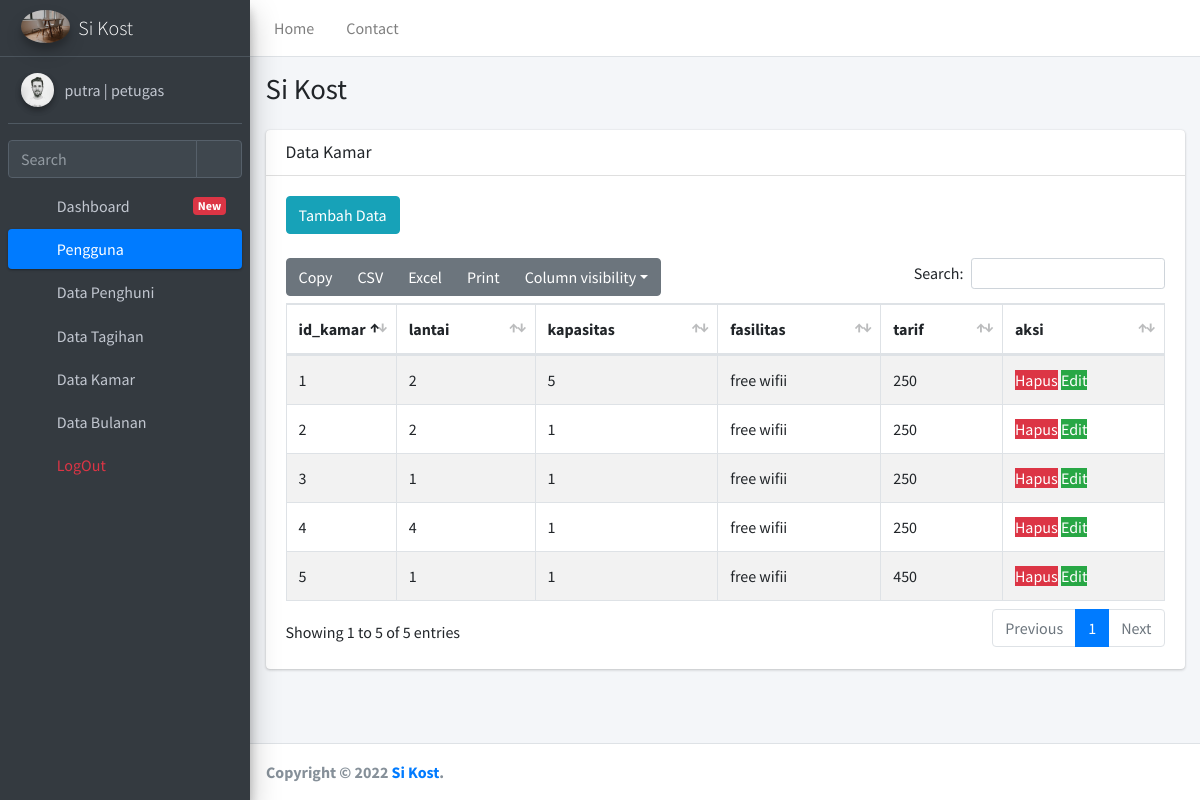
Screenshot of /app/index.php?page=data-kamar (signed in) with the database file from the repository.
### tables this page shows
CREATE TABLE `tb_kamar` (
  `id_kamar` int(6) NOT NULL,
  `lantai` varchar(5) NOT NULL,
  `kapasitas` varchar(3) NOT NULL,
  `fasilitas` text NOT NULL,
  `tarif` int(11) NOT NULL
);

### app/data_kamar.php (the view, shortened to what this page needs)
<section class="content">
  <div class="container-fluid">
    <div class="row">
      <div class="col-12">
        <div class="card">
          <div class="card-header">
            <h3 class="card-title">Data Kamar</h3>
          </div>
          <div class="card-body">
          <button type="button" class="btn btn-info" data-toggle="modal" data-target="#modal-lg">
              Tambah Data
            </button>
            <br></br>
            <table id="example1" class="table table-bordered table-striped">
              <thead>
              <tr>
                <th>id_kamar</th>
                <th>lantai</th>
                <th>kapasitas</th>
                <th>fasilitas</th>
                <th>tarif</th>
                <th>aksi</th>
              </tr>
              </thead>
              <tbody>
                <?php
                $query = mysqli_query($koneksi,"SELECT * FROM tb_kamar");
                while($kamar = mysqli_fetch_array($query)){
                ?>
              <tr>
                <td width='5%'><?php echo $kamar['id_kamar'];?></td>
                <td><?php echo $kamar['lantai'];?></td>
                <td><?php echo $kamar['kapasitas'];?></td>
                <td><?php echo $kamar['fasilitas'];?></td>
                <td><?php echo $kamar['tarif'];?></td>
                <td>
                  <a onclick="hapus_data2(<?php echo $kamar['id_kamar'];?>)" class="btn-btn-sm btn-danger">Hapus</a>
                  <a href="index.php?page=edit-data2&& id_kamar=<?php echo $kamar['id_kamar'];?>" class="btn-btn-sm btn-success">Edit</a>
                </td>
              </tr>
              <?php }?>
              </tbody>
            </table>
          </div>
        </div>
      </div>
    </div>
  </div>
</section>

### app/index.php (shortened to what this page needs)
<!DOCTYPE html>
<html lang="en">
<?php
include('header.php');?>
<?php include('../conf/config.php');?>
<body class="hold-transition sidebar-mini layout-fixed">
    <div class="wrapper">
        <?php include ('navbar.php'); ?>
        <aside class="main-sidebar sidebar-dark-primary elevation-4">
            <?php include('logo.php'); ?>
            <?php include('sidebar.php');?>
        </aside>
        <div class="content-wrapper">
            <?php include('content_header.php'); ?>
            <?php
            if (isset($_GET['page'])){
                if ($_GET['page']=='dashboard'){
                    include ('dashbord.php');
                }
                else if ($_GET['page']=='data-penghuni'){
                    include ('data_penghuni.php');
                }
                else if ($_GET['page']=='edit-data'){
                    include ('edit/edit_data.php');
                }
                else if ($_GET['page']=='data-tagihan'){
                    include ('data_tagihan.php');
                }
                else if ($_GET['page']=='edit-data1'){
                    include ('edit/edit_data1.php');
                }
                else if ($_GET['page']=='data-kamar'){
                    include ('data_kamar.php');
                }
            }
            else{
                include ('dashboard.php');
            }
            ?>
        </div>
       <?php include('footer.php'); ?>
    </div>
</body>
</html>

### app/header.php (shortened to what this page needs)
<head>
    <link rel="stylesheet" href="plugins/fontawesome-free/css/all.min.css">
    <link rel="stylesheet" href="https://code.ionicframework.com/ionicons/2.0.1/css/ionicons.min.css">
    <link rel="stylesheet" href="plugins/tempusdominus-bootstrap-4/css/tempusdominus-bootstrap-4.min.css">
    <link rel="stylesheet" href="plugins/icheck-bootstrap/icheck-bootstrap.min.css">
    <link rel="stylesheet" href="plugins/jqvmap/jqvmap.min.css">
    <link rel="stylesheet" href="dist/css/adminlte.min.css">
    <link rel="stylesheet" href="plugins/overlayScrollbars/css/OverlayScrollbars.min.css">
    <link rel="stylesheet" href="plugins/daterangepicker/daterangepicker.css">
    <link rel="stylesheet" href="plugins/summernote/summernote-bs4.min.css">
    <link rel="stylesheet" href="plugins/datatables-bs4/css/dataTables.bootstrap4.min.css">
    <link rel="stylesheet" href="plugins/datatables-responsive/css/responsive.bootstrap4.min.css">
    <link rel="stylesheet" href="plugins/datatables-buttons/css/buttons.bootstrap4.min.css">
    <link rel="stylesheet" href="plugins/sweetalert2-theme-bootstrap-4/bootstrap-4.min.css" />
  </head>

### app/navbar.php
<nav class="main-header navbar navbar-expand navbar-white navbar-light">
            <ul class="navbar-nav">
                <li class="nav-item d-none d-sm-inline-block">
                    <a href="index.php" class="nav-link">Home</a>
                </li>
                <li class="nav-item d-none d-sm-inline-block">
                    <a href="#" class="nav-link">Contact</a>
                </li>
            </ul>
        </nav>

### app/logo.php
<a href="index.php" class="brand-link">
    <img src="dist/img/photo2.png" alt="AdminLTE Logo" class="brand-image img-circle elevation-3" style="opacity: 0.8" />
    <span class="brand-text font-weight-light">Si Kost</span>
</a>

### app/sidebar.php
<div class="sidebar">
                <div class="user-panel mt-3 pb-3 mb-3 d-flex">
                    <div class="image">
                        <img src="dist/img/user1-128x128.jpg" class="img-circle elevation-2" alt="User Image" />
                    </div>
                    <div class="info">
                        <a href="#" class="d-block"><?php echo $_SESSION['nama'].' | '.$_SESSION['level'];?></a>
                    </div>
                </div>
                <div class="form-inline">
                    <div class="input-group" data-widget="sidebar-search">
                        <input class="form-control form-control-sidebar" type="search" placeholder="Search" aria-label="Search" />
                        <div class="input-group-append">
                            <button class="btn btn-sidebar">
                  <i class="fas fa-search fa-fw"></i>
                </button>
                        </div>
                    </div>
                </div>
                <?php
                if($_SESSION['level']=='administrator'){
                    include('menu/administrator.php');
                }
                else{
                    include('menu/petugas.php');
                }
                ?>
            </div>

### app/menu/petugas.php
<nav class="mt-2">
                    <ul class="nav nav-pills nav-sidebar flex-column" data-widget="treeview" role="menu" data-accordion="false">
                        <li class="nav-item">
                            <a href="pages/widgets.html" class="nav-link">
                                <i class="nav-icon fas fa-th"></i>
                                <p>
                                    Dashboard
                                    <span class="right badge badge-danger">New</span>
                                </p>
                            </a>
                        </li>
                        <li class="nav-item menu-open">
                            <a href="#" class="nav-link active">
                                <i class="nav-icon fas fa-users"></i>
                                <p>
                                    Pengguna
                                    <i class="right fas fa-angle-left"></i>
                                </p>
                            </a>
                            <ul class="nav nav-treeview">
                                <li class="nav-item">
                                    <a href="index.php?page=data-penghuni" class="nav-link">
                                        <i class="far fa-circle nav-icon"></i>
                                        <p>Data Penghuni</p>
                                    </a>
                                </li>
                                <li class="nav-item">
                                    <a href="index.php?page=data-tagihan" class="nav-link">
                                        <i class="far fa-circle nav-icon"></i>
                                        <p>Data Tagihan</p>
                                    </a>
                                </li>
                                <li class="nav-item">
                                    <a href="index.php?page=data-kamar" class="nav-link">
                                        <i class="far fa-circle nav-icon"></i>
                                        <p>Data Kamar</p>
                                    </a>
                                </li>
                                <li class="nav-item">
                                    <a href="index.php?page=data-bulanan" class="nav-link">
                                        <i class="far fa-circle nav-icon"></i>
                                        <p>Data Bulanan</p>
                                    </a>
                                </li>
                            </ul>
                        </li>
                        <li class="nav-item">
                            <a href="logout.php" class="nav-link text-red">
                                <i class="nav-icon fas fa-power-off"></i>
                                <p>
                                    LogOut
                                </p>
                            </a>
                        </li>
                </nav>

### app/content_header.php
<div class="content-header">
                <div class="container-fluid">
                    <div class="row mb-2">
                        <div class="col-sm-6">
                            <h1 class="m-0">Si Kost</h1>
                        </div>
                    </div>
                </div>
            </div>

### app/footer.php (shortened to what this page needs)
<footer class="main-footer">
<strong>Copyright &copy; 2022 <a href="https://adminlte.io">Si Kost</a>.</strong>
</footer>

### rows the page displays
tb_kamar: id_kamar "1", lantai "2", kapasitas "5", fasilitas "free wifii", tarif "250"
tb_kamar: id_kamar "2", lantai "2", kapasitas "1", fasilitas "free wifii", tarif "250"
tb_kamar: id_kamar "3", lantai "1", kapasitas "1", fasilitas "free wifii", tarif "250"
tb_kamar: id_kamar "4", lantai "4", kapasitas "1", fasilitas "free wifii", tarif "250"
tb_kamar: id_kamar "5", lantai "1", kapasitas "1", fasilitas "free wifii", tarif "450"

### other values shown
$_SESSION['nama'] "putra"
$_SESSION['level'] "petugas"
